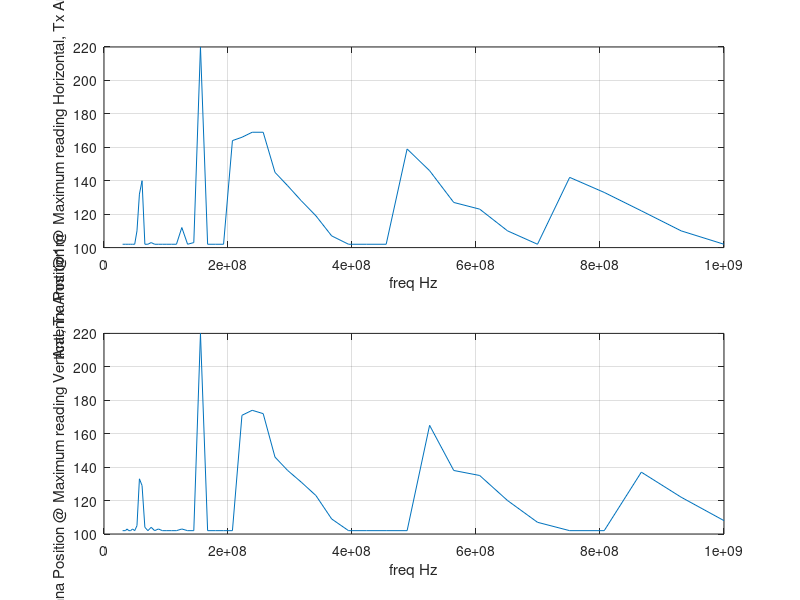

The MATLAB source for this figure:
load('NSALocation1Center1mHori.mat')
freq=[];h=[];
for i =1:50
    freq=[freq; result{i}.freq];
    [Y,k]= max(result{i}.result);
     h=[h;result{i}.twpos(k)];
end
figure
subplot(2,1,1)
plot(freq,h)
grid on
xlabel('freq Hz');ylabel('Antenna Position @ Maximum reading Horizontal, Tx Annt @1m ');

load('NSALocation1Center1mVertical.mat')
freq=[];h=[];
for i =1:50
    freq=[freq; result{i}.freq];
    [Y,k]= max(result{i}.result);
     h=[h;result{i}.twpos(k)];
end
subplot(2,1,2)
plot(freq,h)
grid on
xlabel('freq Hz');ylabel('Antenna Position @ Maximum reading Vertical, Tx Annt @1m ');
